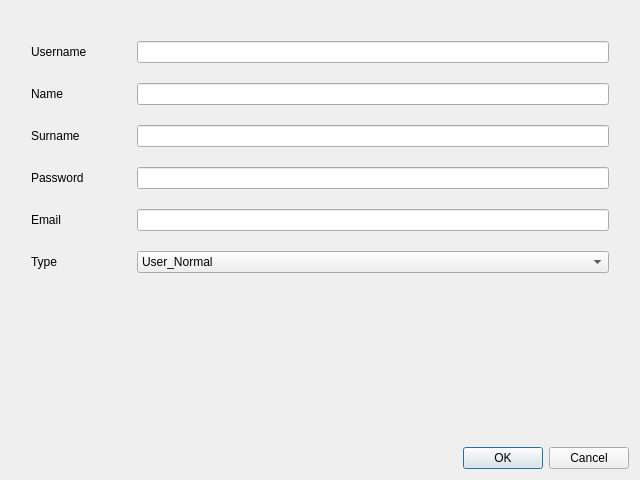
<?xml version="1.0" encoding="UTF-8"?>
<ui version="4.0">
 <class>AddUserForm</class>
 <widget class="QDialog" name="AddUserForm">
  <property name="geometry">
   <rect>
    <x>0</x>
    <y>0</y>
    <width>640</width>
    <height>480</height>
   </rect>
  </property>
  <property name="minimumSize">
   <size>
    <width>640</width>
    <height>480</height>
   </size>
  </property>
  <property name="maximumSize">
   <size>
    <width>640</width>
    <height>480</height>
   </size>
  </property>
  <property name="windowTitle">
   <string>New User</string>
  </property>
  <layout class="QVBoxLayout" name="verticalLayout">
   <item>
    <layout class="QFormLayout" name="formLayout">
     <property name="horizontalSpacing">
      <number>50</number>
     </property>
     <property name="verticalSpacing">
      <number>20</number>
     </property>
     <property name="leftMargin">
      <number>20</number>
     </property>
     <property name="topMargin">
      <number>30</number>
     </property>
     <property name="rightMargin">
      <number>20</number>
     </property>
     <item row="0" column="0">
      <widget class="QLabel" name="usernameLabel">
       <property name="text">
        <string>Username</string>
       </property>
      </widget>
     </item>
     <item row="0" column="1">
      <widget class="QLineEdit" name="usernameLineEdit">
       <property name="toolTip">
        <string>&lt;html&gt;&lt;head/&gt;&lt;body&gt;&lt;p&gt;&lt;span style=&quot; font-size:9pt;&quot;&gt;Must be at least 6 characters long.&lt;/span&gt;&lt;/p&gt;&lt;/body&gt;&lt;/html&gt;</string>
       </property>
      </widget>
     </item>
     <item row="1" column="0">
      <widget class="QLabel" name="nameLabel">
       <property name="text">
        <string>Name</string>
       </property>
      </widget>
     </item>
     <item row="1" column="1">
      <widget class="QLineEdit" name="nameLineEdit"/>
     </item>
     <item row="2" column="0">
      <widget class="QLabel" name="surnameLabel">
       <property name="text">
        <string>Surname</string>
       </property>
      </widget>
     </item>
     <item row="2" column="1">
      <widget class="QLineEdit" name="surnameLineEdit"/>
     </item>
     <item row="3" column="0">
      <widget class="QLabel" name="passwordLabel">
       <property name="text">
        <string>Password</string>
       </property>
      </widget>
     </item>
     <item row="3" column="1">
      <widget class="QLineEdit" name="passwordLineEdit">
       <property name="toolTip">
        <string>&lt;html&gt;&lt;head/&gt;&lt;body&gt;&lt;p&gt;&lt;span style=&quot; font-size:9pt;&quot;&gt;Must be at least 6 characters long.&lt;/span&gt;&lt;/p&gt;&lt;/body&gt;&lt;/html&gt;</string>
       </property>
      </widget>
     </item>
     <item row="4" column="0">
      <widget class="QLabel" name="emailLabel">
       <property name="text">
        <string>Email</string>
       </property>
      </widget>
     </item>
     <item row="4" column="1">
      <widget class="QLineEdit" name="emailLineEdit">
       <property name="toolTip">
        <string>&lt;html&gt;&lt;head/&gt;&lt;body&gt;&lt;p&gt;&lt;span style=&quot; font-size:9pt;&quot;&gt;ex: me@something.you&lt;/span&gt;&lt;/p&gt;&lt;/body&gt;&lt;/html&gt;</string>
       </property>
      </widget>
     </item>
     <item row="5" column="0">
      <widget class="QLabel" name="typeLabel">
       <property name="text">
        <string>Type</string>
       </property>
      </widget>
     </item>
     <item row="5" column="1">
      <widget class="QComboBox" name="typeComboBox">
       <item>
        <property name="text">
         <string>User_Normal</string>
        </property>
       </item>
       <item>
        <property name="text">
         <string>User_Pro</string>
        </property>
       </item>
       <item>
        <property name="text">
         <string>Moderator</string>
        </property>
       </item>
      </widget>
     </item>
    </layout>
   </item>
   <item>
    <widget class="QDialogButtonBox" name="buttonBox">
     <property name="orientation">
      <enum>Qt::Horizontal</enum>
     </property>
     <property name="standardButtons">
      <set>QDialogButtonBox::Cancel|QDialogButtonBox::Ok</set>
     </property>
    </widget>
   </item>
  </layout>
 </widget>
 <resources/>
 <connections>
  <connection>
   <sender>buttonBox</sender>
   <signal>accepted()</signal>
   <receiver>AddUserForm</receiver>
   <slot>accept()</slot>
   <hints>
    <hint type="sourcelabel">
     <x>248</x>
     <y>254</y>
    </hint>
    <hint type="destinationlabel">
     <x>157</x>
     <y>274</y>
    </hint>
   </hints>
  </connection>
  <connection>
   <sender>buttonBox</sender>
   <signal>rejected()</signal>
   <receiver>AddUserForm</receiver>
   <slot>reject()</slot>
   <hints>
    <hint type="sourcelabel">
     <x>316</x>
     <y>260</y>
    </hint>
    <hint type="destinationlabel">
     <x>286</x>
     <y>274</y>
    </hint>
   </hints>
  </connection>
 </connections>
</ui>
